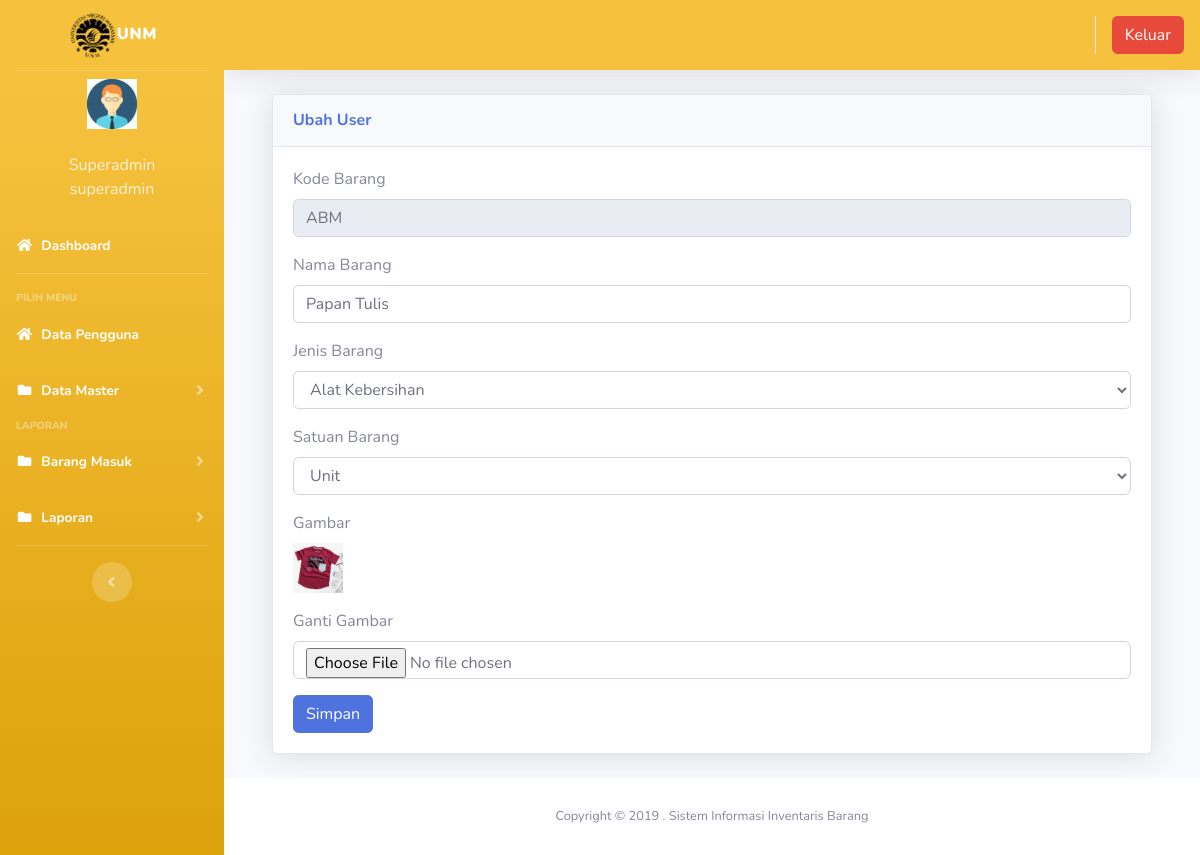
Page /index3.php?page=gudang&aksi=ubahgudang&kode_barang=ABM (signed in) on the committed database.
### tables this page shows
CREATE TABLE `users` (
  `id` int(11) NOT NULL,
  `nik` varchar(10) NOT NULL,
  `nama` varchar(100) NOT NULL,
  `alamat` varchar(200) NOT NULL,
  `telepon` varchar(100) NOT NULL,
  `username` varchar(100) NOT NULL,
  `password` varchar(100) NOT NULL,
  `level` varchar(25) NOT NULL DEFAULT 'member',
  `foto` varchar(25) NOT NULL
);

CREATE TABLE `gudang` (
  `id` int(11) NOT NULL,
  `kode_barang` varchar(100) NOT NULL,
  `nama_barang` varchar(100) NOT NULL,
  `jenis_barang` varchar(100) NOT NULL,
  `jumlah` varchar(250) NOT NULL,
  `satuan` varchar(100) NOT NULL,
  `foto` varchar(50) NOT NULL
);

### page/gudang/ubahgudang.php (the view, shortened to what this page needs)
<?php
 $kode_barang = $_GET['kode_barang'];
 $sql2 = $koneksi->query("select * from gudang where kode_barang = '$kode_barang'");
 $tampil = $sql2->fetch_assoc();
 ?>
  <div class="container-fluid">
          <div class="card shadow mb-4">
            <div class="card-header py-3">
              <h6 class="m-0 font-weight-bold text-primary">Ubah User</h6>
            </div>
            <div class="card-body">
              <div class="table-responsive">
							<div class="body">
							<form method="POST" enctype="multipart/form-data">
							<label for="">Kode Barang</label>
                            <div class="form-group">
                               <div class="form-line">
                                  <input type="text" name="kode_barang" class="form-control" id="kode_barang" value="<?php echo $tampil['kode_barang']; ?>" readonly />
							</div>
                            </div>
							<label for="">Nama Barang</label>
                            <div class="form-group">
                               <div class="form-line">
                                <input type="text" name="nama_barang" value="<?php echo $tampil['nama_barang']; ?>" class="form-control" />
							</div>
                            </div>
						<label for="">Jenis Barang</label>
                            <div class="form-group">
                               <div class="form-line">
                                <select name="jenis_barang" value="<?php echo $tampil['jenis_barang'];?>" class="form-control" />
								<?php
								$sql = $koneksi -> query("select * from jenis_barang order by id");
								while ($data=$sql->fetch_assoc()) {
									echo "<option value='$data[id].$data[jenis_barang]'>$data[jenis_barang]</option>";
								}
								?>
							</div>
                            </div>
							<label for="">Satuan Barang</label>
                            <div class="form-group">
                               <div class="form-line">
                                <select name="satuan" value="<?php echo $tampil['satuan'];?>" class="form-control" />
								<?php
								$sql = $koneksi -> query("select * from satuan order by id");
								while ($data=$sql->fetch_assoc()) {
									echo "<option value='$data[id].$data[satuan]'>$data[satuan]</option>";
								}
								?>
							</div>
                            </div>
							<label for="">Gambar</label>
                            <div class="form-group">
                               <div class="form-line">
                                <img src="img/<?php echo $tampil['foto']; ?> "width="50" height="50"  alt="">
							</div>
                            </div>
							<label for="">Ganti Gambar</label>
                            <div class="form-group">
                               <div class="form-line">
                                <input type="file" name="foto" class="form-control" />
							</div>
                            </div>
							<input type="submit" name="simpan" value="Simpan" class="btn btn-primary">
							</form>

### index3.php (shortened to what this page needs)
<?php
	$koneksi = new mysqli("localhost","root","","inventori");
	?>
<!DOCTYPE html>
<html lang="en">
<head>
  <link href="vendor/fontawesome-free/css/all.min.css" rel="stylesheet" type="text/css">
  <link href="css/sb-admin-2.min.css" rel="stylesheet">
  <link href="vendor/datatables/dataTables.bootstrap4.min.css" rel="stylesheet">
</head>
<body id="page-top">
  <div id="wrapper">
    <ul class="navbar-nav bg-gradient-warning sidebar sidebar-dark accordion" id="accordionSidebar">
      <a class="sidebar-brand d-flex align-items-center justify-content-center" href="index3.php">
        <div class="sidebar-brand-text mx-2"><img src="img/logounm.png" alt="" width="50px"><b>UNM</b></div>
      </a>
      <hr class="sidebar-divider my-0">
 <?php
   if ($_SESSION['superadmin']) {
	   $user = $_SESSION['superadmin'];
   }
   $sql =$koneksi->query("select * from users where id='$user'");
   $data = $sql->fetch_assoc();
   ?>
    <li class="d-flex align-items-center justify-content-center">
        <a class="nav-link">
		 <img src="img/<?php echo $data['foto']?>" class="img-circle" width="50" alt="User"/></a>
	  </li>
		 <li class="nav-item ">
        <a class="nav-link">
         	<div class="d-flex align-items-center justify-content-center" class="name">  <?php echo  $data['nama'];?></div></font>
			<div class="d-flex align-items-center justify-content-center" class="email"><?php echo $data['level'];?></div>
		 </a>
      </li>
      <li class="nav-item active">
        <a class="nav-link" href="?page=home3">
          <i class="fas fa-fw fa-home"></i>
          <span>Dashboard</span></a>
      </li>
      <hr class="sidebar-divider">
      <div class="sidebar-heading">
        Pilih Menu
      </div>
	    <li class="nav-item active">
        <a class="nav-link" href="?page=pengguna">
          <i class="fas fa-fw fa-home"></i>
          <span>Data Pengguna</span></a>
      </li>
	   <li class="nav-item active">
        <a class="nav-link collapsed" href="#" data-toggle="collapse" data-target="#collapseData" aria-expanded="true" aria-controls="collapseData">
          <i class="fas fa-fw fa-folder"></i>
          <span>Data Master</span>
        </a>
      </li>
      <div class="sidebar-heading">
        Laporan
      </div>
      <li class="nav-item active">
        <a class="nav-link collapsed" href="#" data-toggle="collapse" data-target="#collapsePages" aria-expanded="true" aria-controls="collapsePages">
          <i class="fas fa-fw fa-folder"></i>
          <span>Barang Masuk</span>
        </a>
      </li>
	     <li class="nav-item active">
        <a class="nav-link collapsed" href="#" data-toggle="collapse" data-target="#collapseLaporan" aria-expanded="true" aria-controls="collapseLaporan">
          <i class="fas fa-fw fa-folder"></i>
          <span>Laporan</span>
        </a>
      </li>
      <hr class="sidebar-divider d-none d-md-block">
      <div class="text-center d-none d-md-inline">
        <button class="rounded-circle border-0" id="sidebarToggle"></button>
      </div>
    </ul>
    <div id="content-wrapper" class="d-flex flex-column">
      <div id="content">
        <nav class="navbar navbar-expand navbar-dark bg-warning topbar mb-4 static-top shadow">
          <ul class="navbar-nav ml-auto">
            <li class="nav-item dropdown no-arrow">
			 <div class="top-menu">
        <ul class="nav pull-right top-menu">
           <li><a onclick="return confirm('Apakah anda yakin akan logout?')" class="btn btn-danger" class="logout" href="logout.php">Keluar</a></li>
        </ul>
      </div>
            </li>
          </ul>
        </nav>
        <div class="container-fluid">
		 <section class="content">
		      <?php
			   $page = $_GET['page'];
			   $aksi = $_GET['aksi'];
				if ($page == "gudang") {
				    if ($aksi == "ubahgudang") {
					   include "page/gudang/ubahgudang.php";
				   }
				}
			   ?>
    </section>
</div>
      <footer class="sticky-footer bg-white">
        <div class="container my-auto">
          <div class="copyright text-center my-auto">
            <span>Copyright &copy; 2019 . Sistem Informasi Inventaris Barang</span>
          </div>
        </div>
      </footer>
    </div>
  </div>
  </div>
</body>
</html>

### rows in the picture
users: foto (picture), nama "Superadmin", level "superadmin"
gudang: kode_barang "ABM", nama_barang "Papan Tulis", foto (picture)

### other values in the picture
form field jenis_barang "Alat Kebersihan"
form field satuan "Unit"
